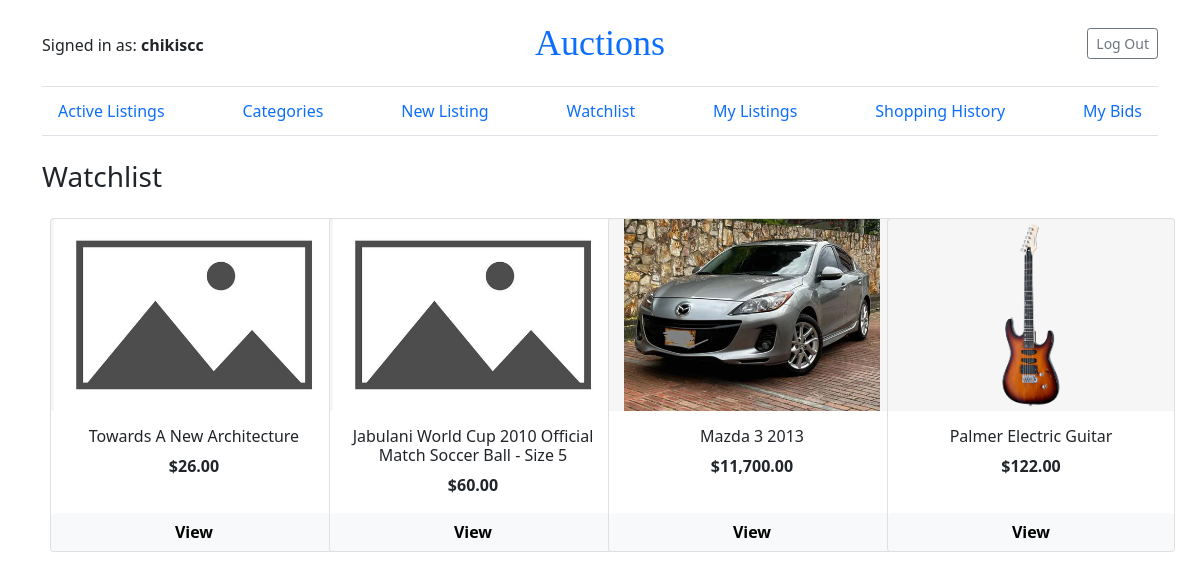
/watchlist/ (signed in), run on the app's committed database.
### auctions/models.py (models this page shows, shortened)
class User(AbstractUser):
    watchlist = models.ManyToManyField("Listing", null=True, blank=True)

class Listing(models.Model):
    seller_id = models.ForeignKey(User, on_delete=models.CASCADE, related_name="listing_seller", blank=True)
    category_id = models.ForeignKey(Category, on_delete=models.SET_NULL, related_name="listing_category", null=True)
    title = models.CharField(max_length=100)
    description = models.TextField()
    start_price = models.DecimalField(max_digits=10, decimal_places=2)
    bidder_id = models.ForeignKey(User, on_delete=models.SET_NULL, related_name="bidder", null=True, blank=True)
    bid_amount = models.DecimalField(max_digits=10, decimal_places=2, default=0, blank=True) ###### Create a check constraint de > start_price
    sold = models.BooleanField(default=False, blank=True)
    image = models.ImageField(upload_to='uploads/listing/', blank=True, null=True)
    class Meta:
        constraints = [
            models.CheckConstraint(
                name="bid_amount_check",
                check=Q(bid_amount = 0) | Q(bid_amount__gt = F("start_price")),
                violation_error_message="Bid amount must be greater than the start price."
            )
        ]

### auctions/views.py (the view)
# urls.py: path("watchlist/", views.watchlist, name="watchlist"),
@login_required
def watchlist(request):
    listings = request.user.watchlist.all()
    return render(request, "auctions/watchlist.html",
                  {"listings":listings})

### auctions/templates/auctions/watchlist.html
{% extends "auctions/layout.html" %}
{% load static %}
{% load humanize %}
{% block body %}
    <div class="collection-list mt-4 row gx-0">
        <h1 class="h3 mb-3 fw-normal">Watchlist</h1>
        {% for listing in listings %}
            <div class="col-md-6 col-lg-4 col-xl-3 p-2">
                <div class="card h-100" style="width: 18rem;">
                    <div class="index-card-img">
                        {% if listing.image %}
                            <img class="card-img-top" src="{{ listing.image.url }}" alt="{{ listing.title }}">
                        {% else %}
                            <img src="{% static 'auctions/default_images/default_image.jpg' %}" class="card-img-top" alt="No image.">
                        {% endif%}
                    </div>
                    <div class="card-body text-center">
                        <h6 class="card-text">{{ listing.title | title }}</h6>
                        <p class="card-text fw-bold">${{ listing.bid_amount | intcomma }}</p>
                    </div>
                    <a href="{% url 'auctions:listing_view' listing.id %}" class="btn btn-light fw-bold">View</a>
                </div>
            </div>
        {% empty %}
            You dont have any listing in your Watchlist.
        {% endfor %}
    </div>
{% endblock %}

### auctions/templates/auctions/layout.html (shortened to what this page needs)
{% load static %}
<!DOCTYPE html>
<html lang="en" data-bs-theme="dark">
    <head>
        <link href="https://cdn.jsdelivr.net/npm/bootstrap@5.0.2/dist/css/bootstrap.min.css" rel="stylesheet">
        <link rel="stylesheet" href="https://cdn.jsdelivr.net/npm/bootstrap-icons@1.11.3/font/bootstrap-icons.min.css">
        <link href="{% static 'auctions/styles.css' %}" rel="stylesheet">
    </head>
    <body>
        <div class="container">
            <header class="border-bottom lh1 py-3">
                <div class="row flex-nowrap justify-content-between align-items-center">
                    <div class="col-4 pt-1">
                        {% if user.is_authenticated %}
                            Signed in as: <strong>{{ user.username }}</strong>
                        {% endif%}
                    </div>
                    <div class="col-4 text-center">
                        <a href="/" class="blog-header-logo text-body-emphasis text-decoration-none" style="font-family: Playfair Display, Georgia, Times New Roman, serif; font-size: 2.25rem;">Auctions</a>
                    </div>
                    <div class="col-4 d-flex justify-content-end align-items-center">
                        {% if user.is_authenticated %}
                            <a class="btn btn-sm btn-outline-secondary" href="{% url 'auctions:logout' %}">Log Out</a>
                        {% endif %}
                    </div>
                </div>
            </header>
            <div class="nav-scroller py-1 mb-3 border-bottom">
                <nav class="nav nav-underline justify-content-between">
                    <a class="nav-item nav-link" href="{% url 'auctions:index' %}">Active Listings</a>
                    <a class="nav-item nav-link" href="{% url 'auctions:categories' %}">Categories</a>
                    {% if user.is_authenticated %}
                        <a class="nav-item nav-link" href="{% url 'auctions:add_listing' %}">New Listing</a>
                        <a class="nav-item nav-link" href="{% url 'auctions:watchlist' %}">Watchlist</a>
                        <a class="nav-item nav-link" href="{% url 'auctions:my_listings' %}">My Listings</a>
                        <a class="nav-item nav-link" href="{% url 'auctions:shopping_history' %}">Shopping History</a>
                        <a class="nav-item nav-link" href="{% url 'auctions:my_bids' %}">My Bids</a>
                    {% endif %}
                </nav>
            </div>
        </div>
        <div class="container">
            {% block body %}
            {% endblock %}
        </div>
    </body>
</html>

### auctions/static/auctions/styles.css (style rules this page uses)
.index-card-img { background: #d0d0d033; width: 100%; height: 12rem; }
.index-card-img > img { height: 100%; object-fit: contain; }

### data on the page
User: username "chikiscc"
Listing: title "Towards A New Architecture", bid_amount "26.00"
Listing: title "Jabulani World Cup 2010 Official Match Soccer Ball - Size 5", bid_amount "60.00"
Listing: image (picture), title "Mazda 3 2013", bid_amount "11,700.00"
Listing: image (picture), title "Palmer Electric Guitar", bid_amount "122.00"
